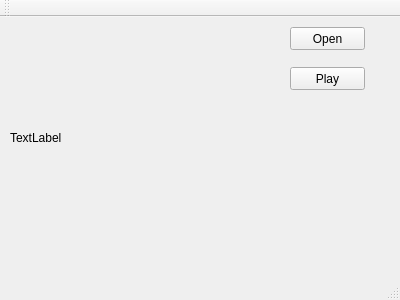
<?xml version="1.0" encoding="UTF-8"?>
<ui version="4.0">
 <class>MainWindow</class>
 <widget class="QMainWindow" name="MainWindow">
  <property name="geometry">
   <rect>
    <x>0</x>
    <y>0</y>
    <width>400</width>
    <height>300</height>
   </rect>
  </property>
  <property name="windowTitle">
   <string>MainWindow</string>
  </property>
  <widget class="QWidget" name="centralWidget">
   <widget class="QLabel" name="label">
    <property name="geometry">
     <rect>
      <x>10</x>
      <y>10</y>
      <width>261</width>
      <height>221</height>
     </rect>
    </property>
    <property name="text">
     <string>TextLabel</string>
    </property>
   </widget>
   <widget class="QPushButton" name="pushButton">
    <property name="geometry">
     <rect>
      <x>290</x>
      <y>10</y>
      <width>75</width>
      <height>23</height>
     </rect>
    </property>
    <property name="text">
     <string>Open</string>
    </property>
   </widget>
   <widget class="QPushButton" name="pushButton_2">
    <property name="geometry">
     <rect>
      <x>290</x>
      <y>50</y>
      <width>75</width>
      <height>23</height>
     </rect>
    </property>
    <property name="text">
     <string>Play</string>
    </property>
   </widget>
  </widget>
  <widget class="QMenuBar" name="menuBar">
   <property name="geometry">
    <rect>
     <x>0</x>
     <y>0</y>
     <width>400</width>
     <height>21</height>
    </rect>
   </property>
  </widget>
  <widget class="QToolBar" name="mainToolBar">
   <attribute name="toolBarArea">
    <enum>TopToolBarArea</enum>
   </attribute>
   <attribute name="toolBarBreak">
    <bool>false</bool>
   </attribute>
  </widget>
  <widget class="QStatusBar" name="statusBar"/>
 </widget>
 <layoutdefault spacing="6" margin="11"/>
 <resources/>
 <connections/>
</ui>
